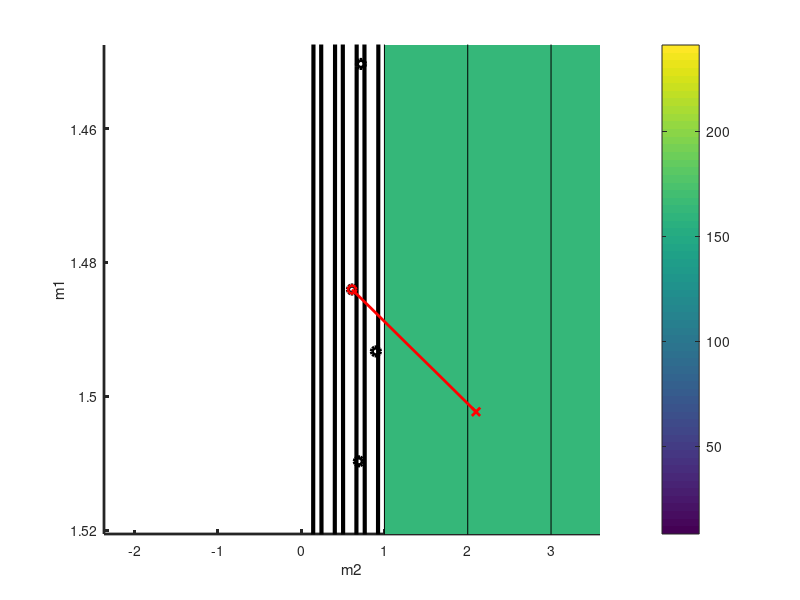
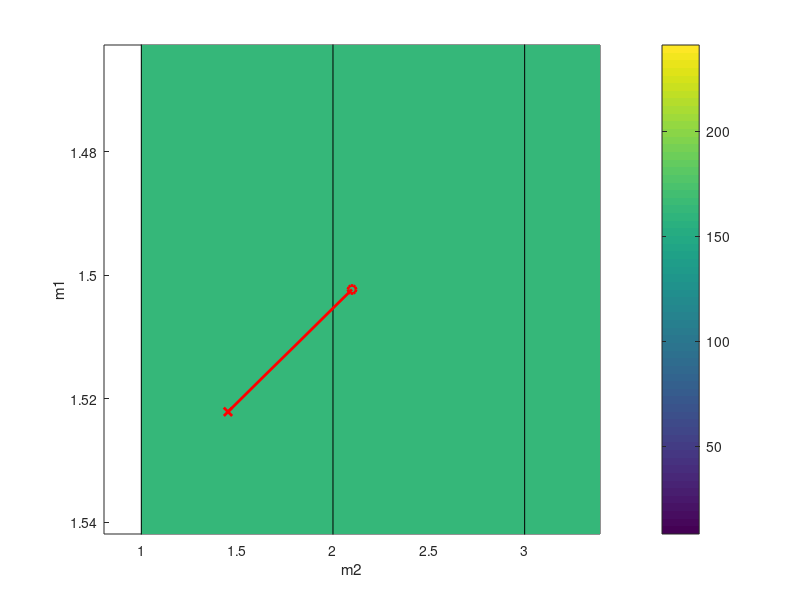
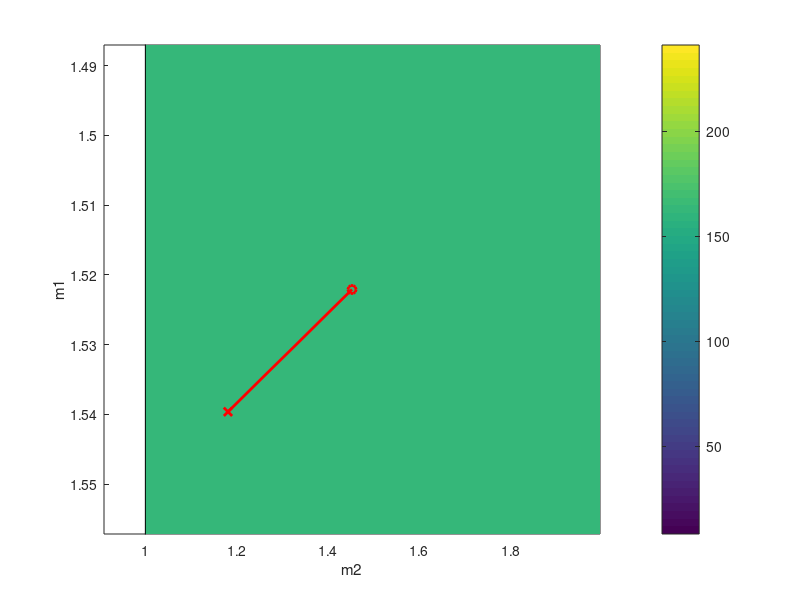
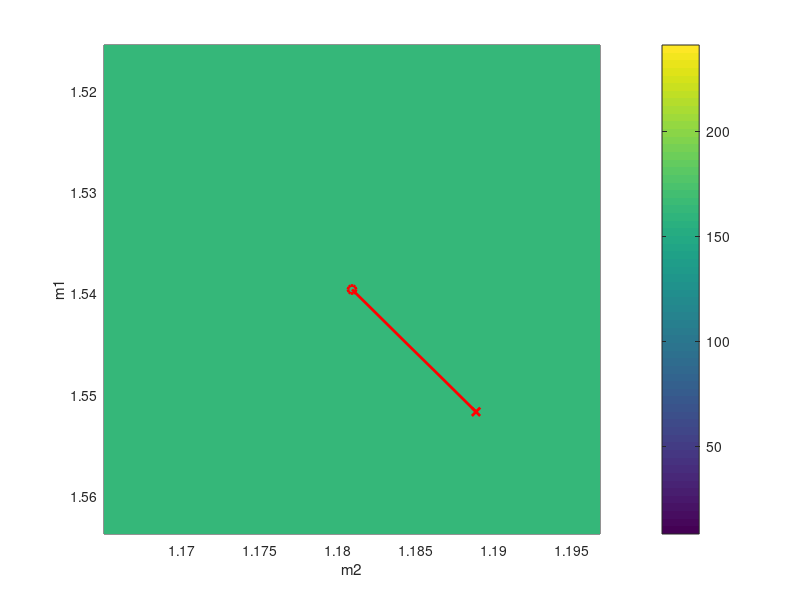

Write the MATLAB code that produced these figures, in order. (Note: this script raises an error after producing the figures.)
% gda09_11
% Newton's method example

% data are in a sinple auxillary variable, x
N=40;
xmin=0;
xmax=1.0;
Dx=(xmax-xmin)/(N-1);
x = Dx*[0:N-1]';

% true model parameters
M=2;
mt = [1.21, 1.54]';

% y=f(x, m1, m2);
w0=20;
dtrue = sin(w0*mt(1)*x) + mt(1)*mt(2);
sd=0.4;
dobs = dtrue + random('Normal',0,sd,N,1);

% plot data
figure(1);
clf;
set(gca,'LineWidth',2);
hold on;
axis( [0, xmax, 0, 4 ] );
plot(x,dtrue,'k-','LineWidth',3);
plot(x,dobs,'ko','LineWidth',3);
xlabel('x');
ylabel('d');

% 2D grid, for plotting purposes only
L = 101;
Dm = 0.02;
m1min=0;
m2min=0;
m1a = m1min+Dm*[0:L-1]';
m2a = m2min+Dm*[0:L-1]';
m1max = m1a(L);
m2max = m2a(L);

% compute error, E, on grid for plotting purposed only
E = zeros(L,L);
for j = [1:L]
for k = [1:L]
    dpre = sin(w0*m1a(j)*x) + m1a(j)*m2a(k);
    E(j,k) = (dobs-dpre)'*(dobs-dpre);
end
end

%%figure(2);
%%clf;
%%set(gca,'LineWidth',2);
%%hold on;
%%axis( [m2min, m2max, m1min, m1max] );
%%axis ij;
%%imagesc( [m2min, m2max], [m1min, m1max], E);
%%colorbar;
%%xlabel('m2');
%%ylabel('m1');
plot( mt(2), mt(1), 'go', 'LineWidth', 3 );

% Newton's method, calculate derivatives
% y = sin( w0 m1  x) + m1 m2;
% dy/dm1 = w0 x cos( w0 m1 x) + m2
% dy/dm2 = m2

% initial guess and corresponding error
%mg=[1,1]';
mg=rand(2,1)*2
dg = sin(w0*mg(1)*x) + mg(1)*mg(2);
Eg = (dobs-dg)'*(dobs-dg);
plot( mg(2), mg(1), 'ko', 'LineWidth', 3 );

% save solution and minimum error as a function of iteration number
Niter=200;
Ehis=zeros(Niter+1,1);
m1his=zeros(Niter+1,1);
m2his=zeros(Niter+1,1);
Ehis(1)=Eg;
m1his(1)=mg(1);
m2his(1)=mg(2);

% iterate to improve initial guess
G = zeros(N,M);
for k = [1:Niter]
    figure(k)
    set(gca,'LineWidth',2);
    %imagesc( [m2min, m2max], [m1min, m1max], E);
    pcolor(E)
    colorbar;
    xlabel('m2');
    ylabel('m1');

    dg = sin( w0*mg(1)*x) + mg(1)*mg(2);
    dd = dobs-dg;
    Eg=dd'*dd;
    Ehis(k+1)=Eg;
    
    G = zeros(N,2);
    G(:,1) = w0 * x .* cos( w0 * mg(1) * x ) + mg(2);
    G(:,2) = mg(2)*ones(N,1);
    
    % least squares solution
    dm = (G'*G)\(G'*dd);
    mgm1=mg;
    % update
    mg = mg+dm;
    hold on    
    plot( mgm1(2), mgm1(1), 'ro', 'LineWidth', 2 );
    plot( mg(2), mg(1), 'rx', 'LineWidth', 2 );
%    a=[mgm1(2)-2*(abs(mgm1(2)-mg(2))), mgm1(2)+2*(abs(mgm1(2)-mg(2))), mgm1(1)-2*(abs(mgm1(1)-mg(1))), mgm1(1)+2*(abs(mgm1(1)-mg(1)))]
    axis( [mgm1(2)-2*(abs(mgm1(2)-mg(2))), mgm1(2)+2*(abs(mgm1(2)-mg(2))), mgm1(1)-2*(abs(mgm1(1)-mg(1))), mgm1(1)+2*(abs(mgm1(1)-mg(1)))] );
    axis ij;
    colorbar;
    m1his(k+1)=mg(1);
    m2his(k+1)=mg(2);
    plot( [m2his(1+k-1), m2his(1+k) ], [m1his(1+k-1), m1his(1+k) ], 'r', 'LineWidth', 2 );
    pause
    hold off
end
m1est = m1his(Niter+1);
m2est = m2his(Niter+1);

plot( mt(2), mt(1), 'go', 'LineWidth', 2 );
plot( mg(2), mg(1), 'ro', 'LineWidth', 2 );
    

figure(3);
clf;
subplot(3,1,1);
set(gca,'LineWidth',2);
hold on;
plot( [0:Niter], Ehis, 'k-*', 'LineWidth', 2 );
xlabel('iteration');
ylabel('E');
subplot(3,1,2);
set(gca,'LineWidth',2);
hold on;
plot( [0, Niter], [mt(1), mt(1)], 'r', 'LineWidth', 2 );
plot( [0:Niter], m1his, 'k-*', 'LineWidth', 2 );
xlabel('iteration');
ylabel('m_1');
subplot(3,1,3);
set(gca,'LineWidth',2);
hold on;
plot( [0, Niter], [mt(2), mt(2)], 'r', 'LineWidth', 2 );
plot( [0:Niter], m2his, 'k-*', 'LineWidth', 2 );
xlabel('iteration');
ylabel('m_2');
    
% evaluate prediction and plot it
figure(1);
dpre = sin(w0*m1est*x) + m1est*m2est;
plot(x,dpre,'r-','LineWidth',3);
